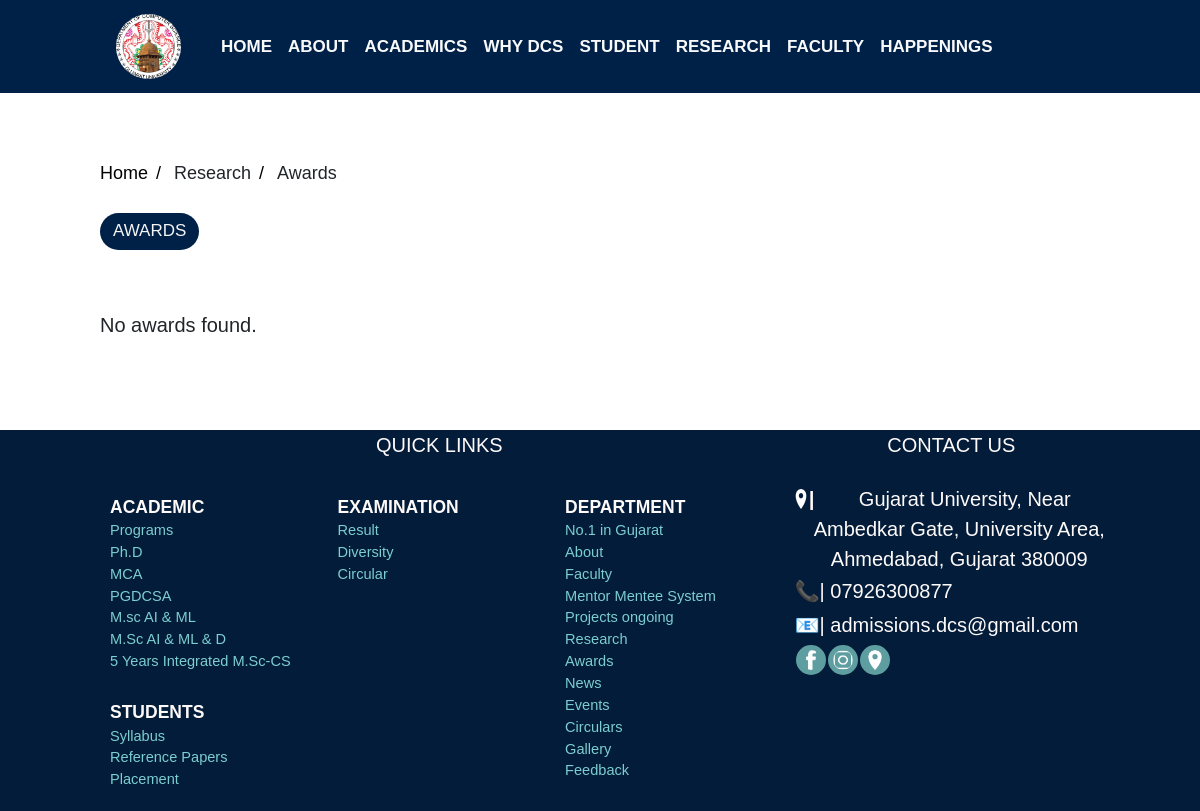
Before: /Department/award.php with the older database file.
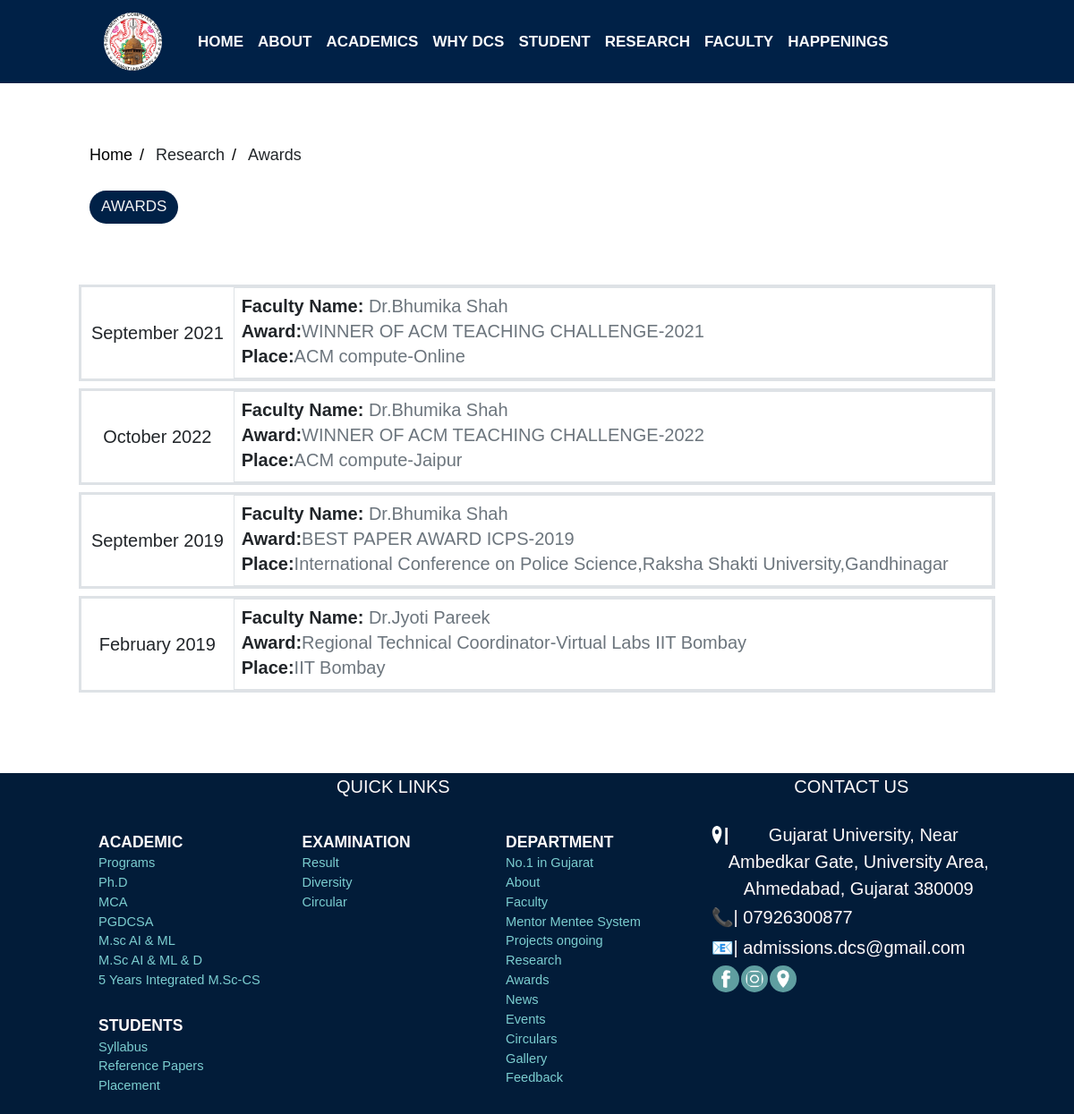
After: the same page with the newer database file.
### tables this page shows
CREATE TABLE `achievement` (
  `award_id` int(11) NOT NULL,
  `award_winner` varchar(255) NOT NULL,
  `award_name` varchar(255) DEFAULT NULL,
  `award_place` varchar(255) DEFAULT NULL,
  `award_time` date DEFAULT NULL
);

### Department/award.php (the view, shortened to what this page needs)
<!doctype html>
<html lang="en">
<head>
    <?php include "links/include/link.php" ?>
</head>
<body>
    <?php include "links/include/header.php" ?>
    <div style="padding-right:7%;padding-left:7%;">
        <br>
        <ul class="breadcrumb" style="padding-top:130px">
            <li><a href="home.php">Home</a></li>
            <li>Research</li>
            <li>Awards</li>
        </ul>
        <div class="container">
            <div class="pill">Awards</div>
            <br>
            <br>
            <?php
            include "links/include/db.php";
            $sql = "SELECT * FROM achievement";
            $result = mysqli_query($conn, $sql);
            if (mysqli_num_rows($result) > 0) {
                while ($row = mysqli_fetch_assoc($result)) {
                    $awardDate = date('F Y', strtotime($row['award_time']));
                    $facultyName = $row['award_winner'];
                    $awardName = $row['award_name'];
                    $awardPlace = $row['award_place'];
                    ?>
                    <div class="mt-2 border border-3 row">
                        <div class="p-2 m-auto title-box col-12 col-md-2">
                            <div class="flex-row d-flex flex-md-column justify-content-around align-items-center">
                                <p><?php echo $awardDate; ?></p>
                            </div>
                        </div>
                        <div class="p-2 border title-box col-12 col-md-10 border-1">
                            <h3 class="pb-1 fs-5 fw-bolder">Faculty Name: <span class="text-secondary fw-normal"><?php echo $facultyName; ?></span></h3>
                            <h3 class="pb-1 fs-5 fw-bolder">Award:<span class="text-secondary fw-normal"><?php echo $awardName; ?></span></h3>
                            <h3 class="pb-1 fs-5 fw-bolder">Place:<span class="text-secondary fw-normal"><?php echo $awardPlace; ?></span></h3>
                        </div>
                    </div>
                    <?php
                }
            } else {
                echo "No awards found.";
            }
            ?>
        </div>
    </div>
    <br><br><br>
    <?php include "links/include/footer.php" ?>
</body>
</html>

### Department/links/include/link.php (shortened to what this page needs)
<?php
echo '
<script src="https://ajax.googleapis.com/ajax/libs/jquery/3.6.3/jquery.min.js"></script>
<link rel="stylesheet" href="https://cdnjs.cloudflare.com/ajax/libs/font-awesome/4.7.0/css/font-awesome.min.css">
<script src="https://kit.fontawesome.com/a076d05399.js"></script>
<link rel="stylesheet" href="links/bs5/bootstrap.min.css">
<script src="links/bs5/bootstrap.bundle.min.js"></script>
<link rel="stylesheet" href="./links/css/main.css">
<link rel="stylesheet" href="./links/css/output.css">
<link rel="stylesheet" href="./links/css/global.css">
<title>Depart. of Computer science</title>
<script src="./links/aos/aos.js"></script>
<link href="./links/aos/aos.css" rel="stylesheet">
<link rel="shortcut icon" href="image/logos/logo.webp" type="image/png">
<script>
  AOS.init();
</script>
';

### Department/links/include/header.php (shortened to what this page needs)
<?php
echo '
<nav class="navbar navbar-expand-sm navbar-dark" id="back-color">
        <div class="container flex-start">
            <a class="navbar-brand" href="home.php">
                <img src="image/logos/logo1.webp" alt="Avatar Logo" style="width:65px;border-radius: 50%;">
            </a>
            <button class="navbar-toggler d-lg-none" type="button" style="color: aliceblue;" data-bs-toggle="collapse"
                data-bs-target="#collapsibleNavId" aria-controls="collapsibleNavId" aria-expanded="false"
                aria-label="Toggle navigation">
                <span class="navbar-toggler-icon"></span>
            </button>
            <div class="collapse navbar-collapse" id="collapsibleNavId">
                <ul class="mt-2 navbar-nav me-auto mt-lg-0">
                    <li class="nav-item">
                    <a class="nav-link text-light" href="home.php"><b>HOME</b></a>
                    </li>
                    <li class="nav-item">
                        <a class="nav-link text-light"><b>ABOUT</b></a>
                        <ul>
                            <li><a href="about.php">About</a></li>
                            <li><a href="mission&vision.php">Mission & Vision</a></li>
                            <li><a href="epg_pathshala.php">EPG Pathshala modules</a></li>
                            <li><a href="feedback.php">Feedback</a></li>
                            <li><a href="student_diversity.php">Catering to Student Diversity</a></li>
                            <li><a href="mentor_mentee.php">Mentor Mentee system</a></li>
                            </ul>
                            </li>
                            <li class="nav-item">
                            <a class="nav-link text-light"><b>ACADEMICS</b></a>
                            <ul>
                            <li><a href="academics.php">Academics</a></li>';
echo '</ul>
                    </li>
                    <li class="nav-item">
                        <a class="nav-link text-light"><b>WHY DCS</b></a>
                        <ul>
                            <li><a href="#">State of Art Infrastructure</a></li>
                            <li><a href="placement.php">100% placements</a></li>
                            <li><a href="no_one.php">No 1 in gujarat</a></li>
                            <li><a href="hpc_system.php">Availability of HPC systems</a></li>
                        </ul>
                    </li>
                    <li class="nav-item">
                        <a class="nav-link text-light"><b>STUDENT</b></a>
                        <ul>
                            <li><a href="syllabus.php">Syllabus</a></li>
                            <li><a href="results.php">Results</a></li>
                            <li><a href="papers.php">Old papers</a></li>
                        </ul>
                    </li>
                    <li class="nav-item">
                        <a class="nav-link text-light"><b>RESEARCH</b></a>
                        <ul>
                            <li><a href="https://www.gujaratuniversity.ac.in/researchproject?deptid=18">Projects & Research outcomes</a></li>
                            <li><a href="award.php">Awards</a></li>
                        </ul>
                    </li>
                    <li class="nav-item">
                        <a class="nav-link text-light" href="https://www.gujaratuniversity.ac.in/details/18"><b>FACULTY</b></a>
                    </li>
                    <li class="nav-item">
                        <a class="nav-link text-light"><b>HAPPENINGS</b></a>
                        <ul>
                            <li><a href="news.php">News</a></li>
                            <li><a href="event.php">Events</a></li>
                            <li><a href="circulars.php">Circular</a></li>
                            <li><a href="gallery.php">Gallery</a></li>
                        </ul>
                    </li>
                </ul>
            </div>
        </div>
</nav>
';
?>

### Department/links/include/footer.php (shortened to what this page needs)
<?php
include "link.php";
echo '<style>
a{
    color:#7cced0;
    text-decoration:none;
}
a:hover
{
    color:white;
}
header{
    width:80px;
}
</style>
<div class="footer">
<div class="container">
    <div class="row">
        <div class="col-lg-8 col-md-6 footer-links">
            <div class="pb-2 ">QUICK LINKS</div>
            <div class="row small">
                <div class="col-lg-4 col-md-6 footer-link text-start"><br>
                    <b>ACADEMIC</b>
                    <ul style="font-size: smaller;">
                        <li><a href="academics.php">Programs</a></li>
                        <li><a href="phd.php">Ph.D</a></li>
                        <li><a href="mca.php">MCA</a></li>
                        <li><a href="pgdcsa.php">PGDCSA</a></li>
                        <li><a href="aiml.php">M.sc AI & ML</a></li>
                        <li><a href="aimld.php">M.Sc AI & ML & D</a></li>
                        <li><i class="bx bx-chevron-right"></i> <a href="msc.php">5 Years Integrated M.Sc-CS</a></li>
                    </ul><br>
                    <b>STUDENTS</b>
                    <ul style="font-size: smaller;">
                    <li><a
                    href="syllabus.php">Syllabus</a>
                    </li>
                    <li><a
                    href="papers.php">Reference Papers</a>
                    </li>
                    <li><a
                    href="placement.php">Placement</a>
                    </li>
                    </ul>
                    </div>
                    <div class="col-lg-4 col-md-6 footer-links text-start"><br>
                    <b>EXAMINATION</b>
                    <ul style="font-size: smaller;">
                    <li><a
                    href="results.php">Result</a>
                    </li>
                    <li><a
                    href="results.php">Diversity</a>
                    </li>
                    <li><a
                    href="circulars.php">Circular</a>
                    </li>
                    </ul>
                </div>
                    <div class="col-lg-4 col-md-6 footer-links text-start"><br>
                    <b>DEPARTMENT</b>
                    <ul style="font-size: smaller;">
                     <li><a
                    href="no_one.php">No.1 in Gujarat</a>
                    </li>
                     <li><a
                                href="about.php">About</a>
                    </li>
                    <li><a
                    href="faculty.php">Faculty</a>
                    </li>
                     <li><a
                    href="mentor_mentee.php">Mentor Mentee System</a>
                    </li>
                     <li><a
                    href="project_ongoing.php">Projects ongoing</a>
                    </li>
                     <li><a
                    href="research.php">Research</a>
                    </li>
                     <li><a
                    href="award.php">Awards</a>
                    </li>
                    <li><a
                                href="news.php">News</a>
                    </li>
                    <li><a
                                href="event.php">Events</a>
                    </li>
                    <li><a
                                href="circulars.php">Circulars</a>
                    </li>
                    <li><a
                                href="gallery.php">Gallery</a>
                    </li>
                    <li><a
                                href="feedback.php">Feedback</a>
                    </li>
                    </ul>
                </div>
            </div>
        </div>
        <div class="col-lg-4 col-md-6 footer-links">
            <div class="pb-4 uppercase ">CONTACT US</div>
             <div class="flex flex-row">
                        <div class="flex flex-row block italic font-semibold"><img src="image/logos/imap.webp" style="width:30px; height:20px; margin-top:5px; display:inline-block;" >|&nbsp;</div>
                        <div >&nbsp;
                Gujarat University, Near Ambedkar Gate, University Area, Ahmedabad, Gujarat 380009
                        </div>
                    </div>
            <div class="tdrow">📞| 07926300877</div>
            <div class="tdrow">📧| admissions.dcs@gmail.com</div>
            <div class="tdrow">
                <table>
                    <tr>
                        <td><a rel="noreferrer"
                                href="https://www.facebook.com/M-Sc-Artificial-Intelligence-Machine-Learning-at-Rollwala-GU-654124395030598/"
                                target="_blank"><img class="nav-img" src="image/logos/flogo.png"></a>
                        </td>
                        <td><a rel="noreferrer"
                                href="https://www.instagram.com/msc_computerscience_gu/?next=%2F"
                                target="_blank"><img class="nav-img" src="image/logos/insta.png"></a>
                        </td>
                        <td>
                            <a rel="noreferrer"
                                href="https://www.google.com/maps/place/Department+of+Computer+Science,+Maharshi+Pingal+-+School+of+Advanced+Computing+and+Information+Technology/@23.0362486,72.545091,19.77z/data=!4m5!3m4!1s0x395e859c09adf79f:0xe1d87bc33ed48fe7!8m2!3d23.0360673!4d72.5452956"
                                target="_blank"><img class="nav-img" src="image/logos/imap.webp"></a>
                    </tr>
                </table>
            </div>
        </div>
    </div>
</div>
</div>
';
?>

### Department/links/css/main.css (style rules this page uses)
#back-color { background: rgb(0, 33, 71); }
.navbar { background-color: #333; position: fixed; top: 0; width: 100%; z-index: 10; padding-top: 0px; padding-bottom: 0px; }
.navbar a { float: left; display: block; color: #f2f2f2; text-align: center; padding: 14px 16px; text-decoration: none; font-size: 17px; }
.navbar a:after, a:before { transition: all .5s; }
.nav-img { height: 30px; width: 30px; padding: 5px; background: cadetblue; border-radius: 50%; }
.navbar a { position: relative; }
.navbar a:after { position: absolute; bottom: 0; left: 0; right: 0; margin: auto; width: 0%; content: '.'; color: transparent; background: rgb(255, 147, 5); height: 1px; }
.footer { padding-left: 20px; padding-bottom: 20px; position: relative; left: 0; bottom: 0; width: 100%; background-color: rgb(2, 28, 57); color: snow; text-align: center; font-stretch: expanded; }
.tdrow { text-align: start; text-align: justify; padding: 2px; }
nav ul { list-style: none; margin: 0; padding: 0; display: flex; }
nav li { position: relative; cursor: pointer; }
nav a { display: block; padding: 1em; text-decoration: none; color: #fff; }

### Department/links/css/global.css (style rules this page uses)
.pill { border: 2px; background-color: #002147; padding-right: 13px; padding-left: 13px; padding-top: 5px; padding-bottom: 6px; color: whitesmoke; max-width: fit-content; border-radius: 50px 50px; text-transform: uppercase; font-size: 17px; }
ul.breadcrumb { padding: 10px 16px; list-style: none; }
ul.breadcrumb li { display: inline; font-size: 18px; }
ul.breadcrumb li+li:before { padding: 8px; color: black; content: "/\00a0"; }
ul.breadcrumb li a { color: #000000; text-decoration: none; }
body { font-family: Arial, Helvetica, sans-serif; font-size: 20px; }

### Department/links/include/footer.php (style rules this page uses)
a { color:#7cced0; text-decoration:none; }

Changed rows visible on the page:
added achievement: award_time "September 2021", award_winner "Dr.Bhumika Shah", award_name "WINNER OF ACM TEACHING CHALLENGE-2021", award_place "ACM compute-Online"
added achievement: award_time "October 2022", award_winner "Dr.Bhumika Shah", award_name "WINNER OF ACM TEACHING CHALLENGE-2022", award_place "ACM compute-Jaipur"
added achievement: award_time "September 2019", award_winner "Dr.Bhumika Shah", award_name "BEST PAPER AWARD ICPS-2019", award_place "International Conference on Police Science,Raksha Shakti University,Gandhinagar"
added achievement: award_time "February 2019", award_winner "Dr.Jyoti Pareek", award_name "Regional Technical Coordinator-Virtual Labs IIT Bombay", award_place "IIT Bombay"
Other visible differences:
text no longer shown: "No awards found."
